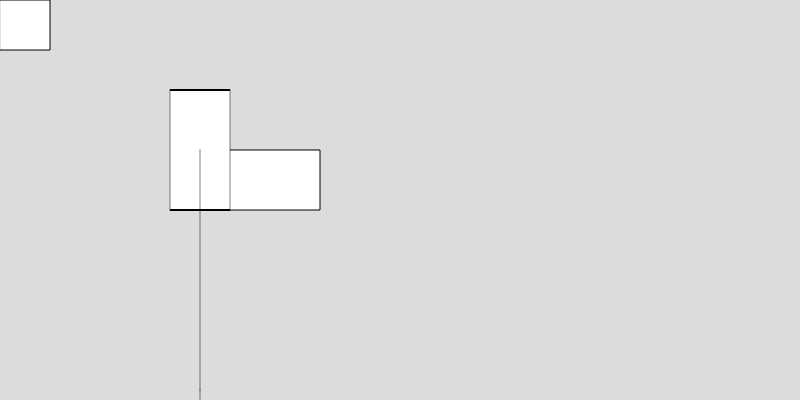
Frame 1 (no input)
Frame 60 (no input): identical to frame 1, image omitted
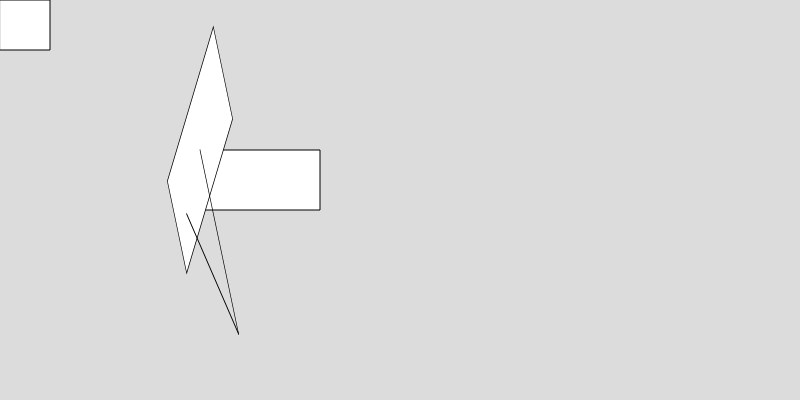
Frame 120 (the mouse pressed at the canvas centre since frame 60)

The p5.js sketch that drew these frames (run headless with seeded random() and noise() and a simulated clock; from frame 60 on, the mouse is pressed at the canvas centre):

// p5.js sketch
// ── sketch.js
function setup() {
  angleMode(DEGREES);
  createCanvas(800, 400);
}

function draw() {
  background(220);

  


  rect(200, 150, 120, 60);

  translate(200, 150);
  scale(-0.5, 2);
  rect(200, 150, 120, 60);

  // rotiert das Zeichenkoordinatensystem
  rotate(mouseX);
  rect(-60, -30, 120, 60);

  line(0, 0, 0, 120);

  translate(0, 120);
  rotate(mouseY);
  line(0, 0, 0, 120);

  // setzt alle Transformationen 
  // (Rotation, Verschiebung, Skalierung) 
  // zurück
  resetMatrix();
  rect(0,0, 50, 50);
}
